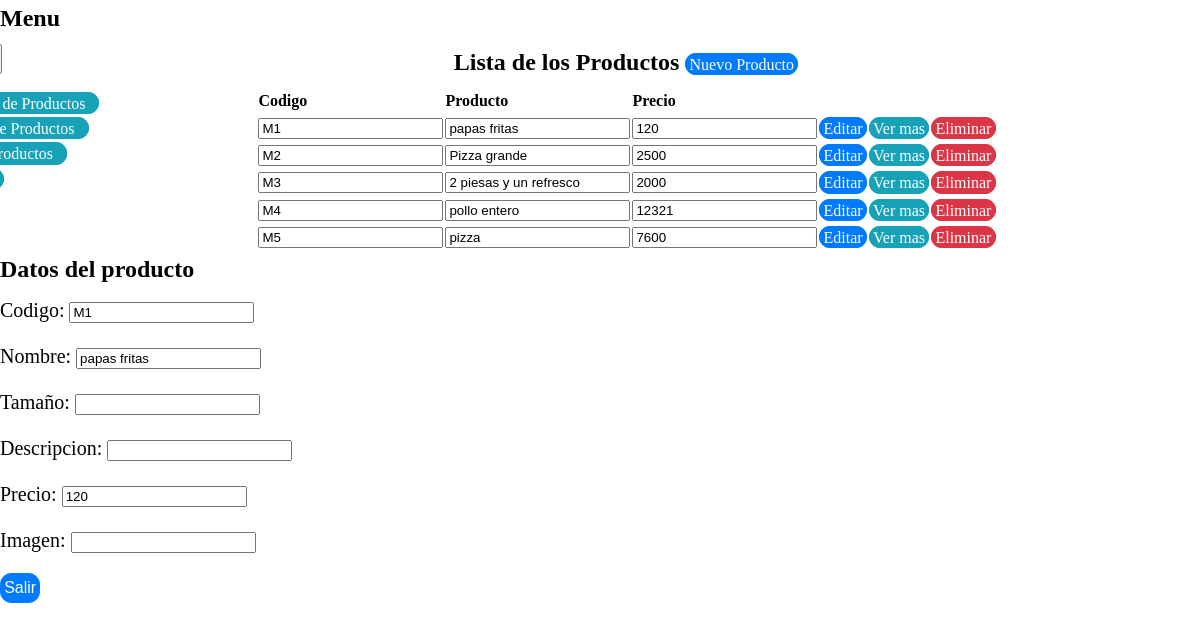
Page /view/registroproducto/RegistroProducto.php?action=ver&id=3 on the committed database.
### tables this page shows
CREATE TABLE `tbproductos` (
  `productoid` int(11) NOT NULL,
  `productodescripcion` text NOT NULL,
  `productocodigo` varchar(50) NOT NULL,
  `productonombre` varchar(50) NOT NULL,
  `productoprecio` varchar(50) NOT NULL,
  `tamanioid` varchar(50) NOT NULL,
  `productoestado` varchar(50) NOT NULL
);

### business/productobusiness/ProductoBusiness.php (called while the page is built, shortened)
<?php
class ProductoBusiness {
    private $DataProducto;
    public function ProductoBusiness() {
        require_once '../../data/dataproducto/DataProducto.php';
        $this->DataProducto = new DataProducto();
    }
    public function mostrarProductos() {
        return $this->DataProducto->mostrarProductos();
    }
    public function buscarProducto($productoid) {
        return $this->DataProducto->buscarProducto($productoid);
    }
}
?>

### data/dataproducto/DataProducto.php (called while the page is built, shortened)
<?php
class DataProducto {
    private $conexion;
    function DataProducto() {
        include_once '../../data/dbconexion/Conexion.php';
        $this->conexion = new Conexion();
    }
    public function buscarProducto($productoid) {
        if ($this->conexion->crearConexion()->set_charset('utf8')) {
            $array = array();
            $buscarproducto = $this->conexion->crearConexion()->query("SELECT * FROM `tbproductos` WHERE
productoid='" . $productoid . "' AND productoestado=1 OR productocodigo='" . $productoid . "' AND productoestado=1 OR productoprecio='" . $productoid . "' AND productoestado=1;");
            $this->conexion->cerrarConexion();
            while ($resultado = $buscarproducto->fetch_assoc()) {
                array_push($array, $resultado);
            }
                return $array;
        }
    }
    function mostrarProductos() {
        if ($this->conexion->crearConexion()->set_charset('utf8')) {
            $array = array();
            $mostrarproductos = $this->conexion->crearConexion()->query("SELECT * "
            . "FROM `tbproductos` WHERE productoestado=1;");
            $this->conexion->cerrarConexion();
            while ($resultado = $mostrarproductos->fetch_assoc()) {
                array_push($array, $resultado);
            }
            return $array;
        }
    }
}

### data/dbconexion/Conexion.php (called while the page is built, shortened)
<?php
class Conexion {
    private $server;
    private $user;
    private $password;
    private $dbname;
    function Conexion(){
        $this->server = "localhost";
        $this->user = "root";
        $this->password = "";
        $this->dbname = "bdexpressdjb";
    }
    function crearConexion(){
        $this->conexion  = mysqli_connect($this->server,$this->user,$this->password,$this->dbname);
        return $this->conexion;
    }
}

### view/registroproducto/RegistroProducto.php (the view, shortened to what this page needs)
<!DOCTYPE html>
<head>
    <link rel="stylesheet" href="../../css/estilo.css">
    <link rel="stylesheet" href="../../css/menu.css" >
    <?php
    include '../../business/productobusiness/ProductoBusiness.php';
    ?>
</head>
<body>
    <div class="menu">
        <?php
        include("menuProductos.php");
        ?>
    </div>
    <?php
    $productoBusiness = new ProductoBusiness();
    $allBusiness = $productoBusiness->mostrarProductos();
    ?>
    <div class="col-sm-7 col-md-7">
        <div class="well panel panel-info">
            <div class="form-group">
                <center><h2>Lista de los Productos
                        <a href="?action=registrar" class="btn btn-primary">Nuevo Producto</a>
                    </h2></center>
                <center><form  action="../../business/productoaccion/ProductoAccion.php" method="Post" >
                        <table>
                            <thead>
                                <tr><th></th>
                                    <th>Codigo</th>
                                    <th>Producto</th>
                                    <th>Precio</th>
                                </tr>
                            </thead>
                            <?php foreach ($allBusiness as $current): ?>
                                <tr><td><input type="hidden" name="productoid" id="productoid" value="<?php echo $current['productoid']; ?>"></td>
                                    <td><input type="text" id="productocodigo" name="productocodigo" class="productocodigo"  value="<?php echo $current['productocodigo']; ?>" readonly/> </td>
                                    <td><input type="text" id="productonombre" name="productonombre" class="productonombre" value="<?php echo $current['productonombre']; ?>" readonly/> </td>
                                    <td><input type="text" id="productoprecio" name="productoprecio" class="productoprecio" value="<?php echo $current['productoprecio']; ?>" readonly/> </td>
                                    <td><a href="?action=editar&id=<?php echo $current['productoid']; ?> " class="btn btn-primary">Editar</a></td>
                                    <td><a href="?action=ver&id=<?php echo $current['productoid']; ?> " class="btn btn-info">Ver mas</a></td>
                                    <td><a href="?action=eliminar&id=<?php echo $current['productoid']; ?> " class="btn btn-danger">Eliminar</a></td>
                                </tr>
                            <?php endforeach ?>
                        </table>
                    </form></center>
            </div>
            <?php
            if (isset($_REQUEST['action'])) {
                switch ($_REQUEST['action']) {
                    case 'ver':
                        $productoObtenida = $productoBusiness->buscarProducto($_REQUEST['id']);
                        foreach ($productoObtenida as $current) {
                            echo '<form  action="RegistroProducto.php" method="Post">';
                            echo '<h2>Datos del producto</h2>';
                            echo '<p>Codigo: <input type="text" name="productocodigo" id="productocodigo" value="' . $current['productocodigo'] . '" readonly /></p>';
                            echo '<p>Nombre: <input type="text" name="productonombre" id="productonombre" value="' . $current['productonombre'] . '" readonly /></p>';
                            echo '<p>Tamaño: <input type="text" name="tamanonombre" id="tamanonombre" value="' . $current['tamanonombre'] . '" readonly /></p>';
                            echo '<p>Descripcion: <input type="text" name="productodescripcion" id="productodescripcion" value="' . $current['productodescripcion'] . '" readonly /></p>';
                            echo '<p>Precio: <input type="text" name="productoprecio" id="productoprecio"  value="' . $current['productoprecio'] . '" readonly /></p>';
                            echo '<p>Imagen: <input type="text" name="productoimagen" id="productoimagen" value="' . $current['productoimagen'] . '" readonly /></p>';
                            echo '<p><input type="submit" class="btn btn-primary" value="Salir" name="salir" id="salir"/></p>';
                            echo '</form>';
                        }
                        break;
                }
            }
            ?>
        </div>
    </div>
</body>
</html>

### css/estilo.css (style rules this page uses)
body { margin: 0; font-family: verdana; font-size: 1rem; font-weight: normal; line-height: 1.5; color: black; background-color: window; }
h1, h2, h3, h4, h5, h6 { margin-top: 0; margin-bottom: .5rem; }
p { margin-top: 0; margin-bottom: 1rem; font-family: verdana; font-size: 20px; }
a { color: blue; text-decoration: none; background-color: transparent; -webkit-text-decoration-skip: objects; }
table { border-collapse: collapse; }
th { text-align: left; }
.btn { font-weight: normal; text-align: center; white-space: nowrap; vertical-align: middle; border: 1px solid transparent; padding: 0.1rem 0.2rem; font-size: 1rem; line-height: 1.5; border-radius: 0.70rem; transition: all 0.15s ease-in-out; }
.btn-primary { color: #fff; background-color: #007bff; border-color: #007bff; }
.btn-info { color: #fff; background-color: #17a2b8; border-color: #17a2b8; }
.btn-danger { color: #fff; background-color: #dc3545; border-color: #dc3545; }

### css/menu.css (style rules this page uses)
body,html { height: 100%; }

### rows in the picture
tbproductos: productocodigo "M1", productonombre "papas fritas", productoprecio "120"
tbproductos: productocodigo "M2", productonombre "Pizza grande", productoprecio "2500"
tbproductos: productocodigo "M3", productonombre "2 piesas y un refresco", productoprecio "2000"
tbproductos: productocodigo "M4", productonombre "pollo entero", productoprecio "12321"
tbproductos: productocodigo "M5", productonombre "pizza", productoprecio "7600"
